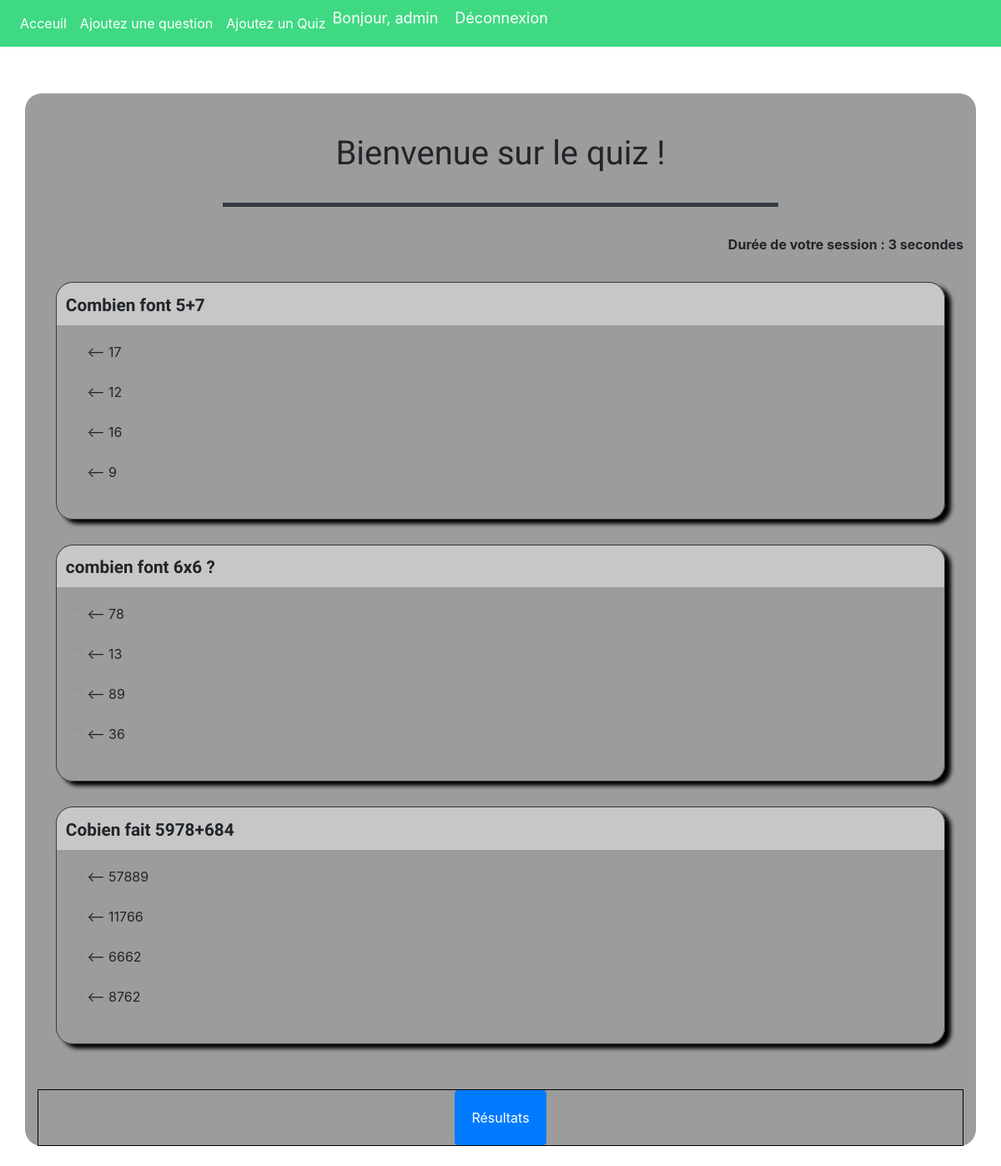
The app's page / (signed in) with its own data.
### Quiz/models.py (models this page shows, shortened)
class QuesModel(models.Model):
    quizz = models.ForeignKey(QuizzModel,on_delete=models.CASCADE,null=True)
    question = models.CharField(max_length=200,null=True)
    op1 = models.CharField(max_length=200,null=True)
    op2 = models.CharField(max_length=200,null=True)
    op3 = models.CharField(max_length=200,null=True)
    op4 = models.CharField(max_length=200,null=True)
    ans = models.CharField(max_length=200,null=True)

### Quiz/views.py (the view)
# urls.py: path('', home,name='home'),
def home(request):
    if request.method == 'POST':
        print(request.POST)
        questions=QuesModel.objects.all()
        score=0
        faux=0
        juste=0
        total=0
        for q in questions:
            total+=1
            print(request.POST.get(q.question))
            print(q.ans)
            print()
            if q.ans ==  request.POST.get(q.question):
                score+=10
                juste+=1
            else:
                faux+=1
        pourcentage = score/(total*10) *100
        context = {
            'score':score,
            'time': request.POST.get('timer'),
            'juste':juste,
            'faux':faux,
            'pourcentage':pourcentage,
            'total':total
        }
        return render(request,'Quiz/result.html',context)
    else:
        questions=QuesModel.objects.all()
        context = {
            'questions':questions
        }
        return render(request,'Quiz/home.html',context)

### Quiz/templates/Quiz/home.html (shortened to what this page needs)
{% extends 'Quiz/dependencies.html' %}
{% block content %}
{% load static %}
<body>
<div class="container ">
    <div class="title">
        <h1>Bienvenue sur le quiz !</h1>
    </div>
    <div class="hrDiv">
    </div>
    <span class="timer">
        <div align="right " id="displaytimer"><b>Durée de votre session : 0 secondes</b></div>
    </span>
 <form method='post' action=''>
        {% for q  in questions%}
        <div class="ok">
            <div class="form-group">
                <label for="question"><span class="titreQuestion">{{q.question}}</span></label>
            </div>
            <div class="form-rep">
                <div class="form-check">
                    <input class="form-check-input" type="radio" name=" {{q.question}}" id="gridRadios1" value="option1">
                    <label class="form-check-label" for="gridRadios1">
                        <p><-- {{q.op1}}</p>
                    </label>
                </div>
                <div class="form-check">
                    <input class="form-check-input" type="radio" name="{{q.question}}" id="gridRadios2" value="option2">
                    <label class="form-check-label" for="gridRadios2">
                        <p><-- {{q.op2}}</p>
                    </label>
                </div>
                <div class="form-check">
                    <input class="form-check-input" type="radio" name="{{q.question}}" id="gridRadios1" value="option3">
                    <label class="form-check-label" for="gridRadios1">
                        <p><-- {{q.op3}}</p>
                    </label>
                </div>
                <div class="form-check">
                    <input class="form-check-input" type="radio" name="{{q.question}}" id="gridRadios2" value="option4">
                    <label class="form-check-label" for="gridRadios2">
                        <p><-- {{q.op4}}</p>
                    </label>
                </div>
                <br>
            </div>
        </div>
    {% endfor %}
    <br>
    <div class="foot">
        <button type="submit" class="btn btn-primary">Résultats</button>
    </div>
  </form>
</div>
</body>
{% endblock %}

### Quiz/templates/Quiz/dependencies.html (shortened to what this page needs)
{% load static %}
<html>
    <head>
        <link rel="stylesheet" href="https://stackpath.bootstrapcdn.com/bootstrap/4.5.0/css/bootstrap.min.css">
    </head>
    <body>
        {% include 'Quiz/navbar.html' %}
        {% block content %}
        {% endblock %}
        <br>
    </body>
</html>

### Quiz/templates/Quiz/navbar.html (shortened to what this page needs)
{% load static %}
<body>
  <nav class="navbar navbar-expand-lg navbar-dark">
    <div class="collapse navbar-collapse" id="navbarNav">
      <ul class="navbar-nav">
        <li class="nav-item active">
          <a class="nav-link" href="{% url 'home' %}">Acceuil</a>
        </li>
        {% if request.user.is_staff %}
        <li class="nav-item active">
          <a class="nav-link" href="{% url 'addQuestion' %}">Ajoutez une question</a>
        </li>
        <li class="nav-item active">
          <a class="nav-link" href="http://127.0.0.1:8000/addQuizz">Ajoutez un Quiz</a>
        </li>
        {% endif %}
    {% if request.user.is_active %}
    <span class="greet">Bonjour, {{request.user}}</span>
    <span ><a  class="greet" href="{% url 'logout' %}">Déconnexion</a></span>
    {% endif %}
  </nav>
</body>

### Quiz/templates/Quiz/home.html (style rules this page uses)
* { margin: 0; }
body { background-image: url("https://www.cmi-strategies.fr/wp-content/uploads/2021/04/Light-Gray-background-539x303-1-e1617354022958.png"); background-attachment: fixed; }
body { scrollbar-width: thin; scrollbar-color: #343a40 #9C9C9C; }
.container { background-color: #9C9C9C; padding: 0; border-radius: 20px; }
.hrDiv { display:flex; justify-content:center; align-items:center; height: 5px; width:60%; margin-left: 20%; border: 1px solid #343a40; background-color: #343a40; }
.title { height: 15%; width: 100%; display: flex; justify-content: center; align-items: center; padding-top: 3%; margin-top: 5%; margin-bottom:1%; font-family: 'Anek Tamil', sans-serif; }
.timer { display: flex; justify-content: flex-end; align-items: center; margin-top:3%; margin-bottom:3%; }
.form-group { font-weight: 650; font-size: 1.3em; background-color: #C7C7C7; font-family: 'Anek Tamil', sans-serif; padding-left: 1%; padding-top: 1%; border-radius: 20px 20px 0 0; }
.ok { width: 96%; border: 1px solid #343a40; border-radius: 20px; margin-bottom: 30px; margin-left: 2%; box-shadow: 7px 5px 5px black; }
label { margin-right: 15px; line-height: 32px; }
input { -webkit-appearance: none; -moz-appearance: none; appearance: none; border-radius: 50%; border: 1px solid black; width: 16px; height: 16px; border: 2px solid #999; transition: 0.2s all linear; margin-right: 5px; position: relative; top: 4px; }
button { color: white; background-color: black; padding: 5px 10px; border-radius: 0; border: 0; font-size: 14px; }
.form-check { margin-left: 1.5%; }
.foot { border: 1px solid black; height: 8.5%; display: flex; justify-content: center; align-items: start; }
button { height:100%; width: 10%; background-color: #343a40; color: #C7C7C7; }

### Quiz/templates/Quiz/navbar.html (style rules this page uses)
.greet { font-size: 18px; color: #fff; margin-right: 20px; }
.navbar { background-color: #40d983; }

### records on screen
QuesModel: question "Combien font 5+7", op1 "17", op2 "12", op3 "16", op4 "9"
QuesModel: question "combien font 6x6 ?", op1 "78", op2 "13", op3 "89", op4 "36"
QuesModel: question "Cobien fait 5978+684", op1 "57889", op2 "11766", op3 "6662", op4 "8762"

### other values on screen
{{ request.user }} "admin"
